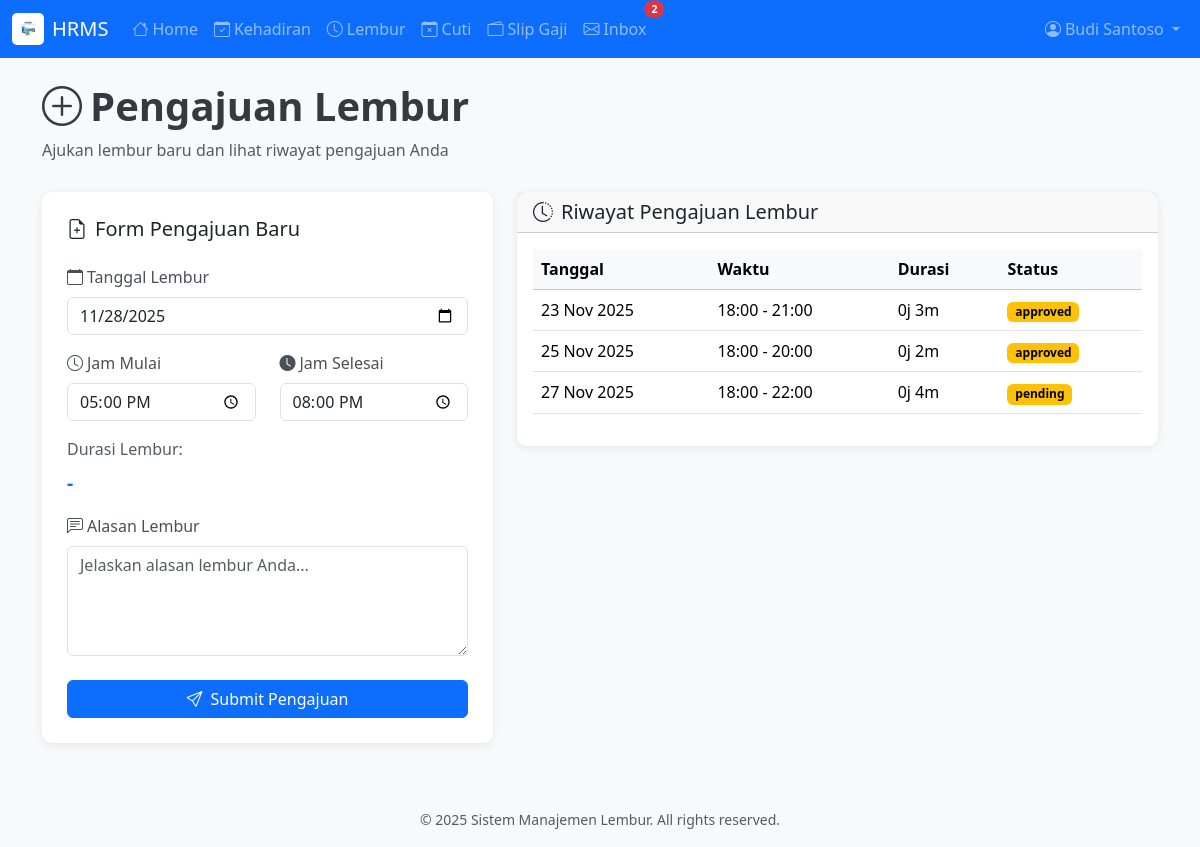
Screenshot of /overtime.php (signed in) with the database file from the repository.
### tables this page shows
CREATE TABLE overtime (
    id INT AUTO_INCREMENT PRIMARY KEY,
    employee_id INT NOT NULL,
    date DATE NOT NULL,
    start_time TIME NOT NULL,
    end_time TIME NOT NULL,
    duration DECIMAL(4,2),
    reason TEXT,
    status ENUM('pending', 'approved', 'rejected') DEFAULT 'pending',
    approved_by INT,
    created_at TIMESTAMP DEFAULT CURRENT_TIMESTAMP,
    updated_at TIMESTAMP DEFAULT CURRENT_TIMESTAMP ON UPDATE CURRENT_TIMESTAMP,
    INDEX idx_overtime_employee (employee_id),
    INDEX idx_overtime_date (date),
    INDEX idx_overtime_status (status),
    FOREIGN KEY (employee_id) REFERENCES users(id) ON DELETE CASCADE,
    FOREIGN KEY (approved_by) REFERENCES users(id) ON DELETE SET NULL
);

### overtime.php (the view, shortened to what this page needs)
<?php
$database = new Database();
$conn = $database->getConnection();
$userId = getCurrentUserId();
$stmtHistory = $conn->prepare("
    SELECT * FROM overtime
    WHERE employee_id = :user_id
    ORDER BY created_at DESC
");
$stmtHistory->execute([':user_id' => $userId]);
$overtimeHistory = $stmtHistory->fetchAll();
require_once 'includes/header.php';
?>
<div class="container">
    <div class="page-header">
        <h1><i class="bi bi-plus-circle me-2"></i>Pengajuan Lembur</h1>
        <p class="text-muted">Ajukan lembur baru dan lihat riwayat pengajuan Anda</p>
    </div>
    <div class="row">
        <div class="col-lg-5 mb-4">
            <div class="overtime-form">
                <h5 class="mb-4"><i class="bi bi-file-earmark-plus me-2"></i>Form Pengajuan Baru</h5>
                <form id="overtime_form" method="POST" action="">
                    <div class="mb-3">
                        <label for="date" class="form-label">
                            <i class="bi bi-calendar me-1"></i>Tanggal Lembur
                        </label>
                        <input type="date" class="form-control" id="date" name="date"
                               value="<?php echo htmlspecialchars($_POST['date'] ?? date('Y-m-d')); ?>" required>
                    </div>
                    <div class="row">
                        <div class="col-6">
                            <div class="mb-3">
                                <label for="start_time" class="form-label">
                                    <i class="bi bi-clock me-1"></i>Jam Mulai
                                </label>
                                <input type="time" class="form-control" id="start_time" name="start_time"
                                       value="<?php echo htmlspecialchars($_POST['start_time'] ?? '17:00'); ?>" required>
                            </div>
                        </div>
                        <div class="col-6">
                            <div class="mb-3">
                                <label for="end_time" class="form-label">
                                    <i class="bi bi-clock-fill me-1"></i>Jam Selesai
                                </label>
                                <input type="time" class="form-control" id="end_time" name="end_time"
                                       value="<?php echo htmlspecialchars($_POST['end_time'] ?? '20:00'); ?>" required>
                            </div>
                        </div>
                    </div>
                    <div class="mb-3">
                        <label class="form-label text-muted">Durasi Lembur:</label>
                        <div id="duration_display" class="duration-display">-</div>
                    </div>
                    <div class="mb-4">
                        <label for="reason" class="form-label">
                            <i class="bi bi-chat-left-text me-1"></i>Alasan Lembur
                        </label>
                        <textarea class="form-control" id="reason" name="reason" rows="4"
                                  placeholder="Jelaskan alasan lembur Anda..." required><?php echo htmlspecialchars($_POST['reason'] ?? ''); ?></textarea>
                    </div>
                    <button type="submit" class="btn btn-primary w-100">
                        <i class="bi bi-send me-2"></i>Submit Pengajuan
                    </button>
                </form>
            </div>
        </div>
        <div class="col-lg-7">
            <div class="card">
                <div class="card-header">
                    <h5 class="mb-0"><i class="bi bi-clock-history me-2"></i>Riwayat Pengajuan Lembur</h5>
                </div>
                <div class="card-body">
                    <?php if (empty($overtimeHistory)): ?>
                        <div class="empty-state">
                            <i class="bi bi-inbox"></i>
                            <h5>Belum Ada Riwayat</h5>
                            <p>Riwayat pengajuan lembur Anda akan muncul di sini.</p>
                        </div>
                    <?php else: ?>
                        <div class="table-responsive">
                            <table class="table table-hover align-middle">
                                <thead class="table-light">
                                    <tr>
                                        <th>Tanggal</th>
                                        <th>Waktu</th>
                                        <th>Durasi</th>
                                        <th>Status</th>
                                    </tr>
                                </thead>
                                <tbody>
                                    <?php foreach ($overtimeHistory as $ot): ?>
                                        <tr>
                                            <td><?php echo date('d M Y', strtotime($ot['date'])); ?></td>
                                            <td>
                                                <?php echo date('H:i', strtotime($ot['start_time'])); ?> -
                                                <?php echo date('H:i', strtotime($ot['end_time'])); ?>
                                            </td>
                                            <td>
                                                <?php
                                                    $hours = floor($ot['duration'] / 60);
                                                    $mins = $ot['duration'] % 60;
                                                    echo "{$hours}j {$mins}m";
                                                ?>
                                            </td>
                                            <td>
                                                <?php
                                                    $badgeClass = 'badge-pending';
                                                ?>
                                                <span class="badge <?php echo $badgeClass; ?>"><?php echo $ot['status']; ?></span>
                                            </td>
                                        </tr>
                                    <?php endforeach; ?>
                                </tbody>
                            </table>
                        </div>
                    <?php endif; ?>
                </div>
            </div>
        </div>
    </div>
</div>
<?php require_once 'includes/footer.php'; ?>

### css/style.css (style rules this page uses)
:root { --primary-color: #0d6efd; --success-color: #198754; --warning-color: #ffc107; --danger-color: #dc3545; }
body { min-height: 100vh; display: flex; flex-direction: column; background-color: #f8f9fa; }
.card { border: none; border-radius: 10px; box-shadow: 0 2px 10px rgba(0, 0, 0, 0.08); transition: transform 0.2s, box-shadow 0.2s; }
.badge-pending { background-color: var(--warning-color); color: #000; }
.overtime-form { background: white; border-radius: 10px; padding: 25px; box-shadow: 0 2px 10px rgba(0, 0, 0, 0.08); }
.form-label { font-weight: 500; color: #495057; }
.page-header { margin-bottom: 30px; }
.page-header h1 { color: #343a40; font-weight: 600; }
.duration-display { font-size: 1.2rem; font-weight: 600; color: var(--primary-color); }

### rows the page displays
overtime: date "23 Nov 2025", start_time "18:00", end_time "21:00", duration "0", duration "3", status "approved"
overtime: date "25 Nov 2025", start_time "18:00", end_time "20:00", duration "0", duration "2", status "approved"
overtime: date "27 Nov 2025", start_time "18:00", end_time "22:00", duration "0", duration "4", status "pending"

### other values shown
$unreadCount "2"
getCurrentUserName() "Budi Santoso"
